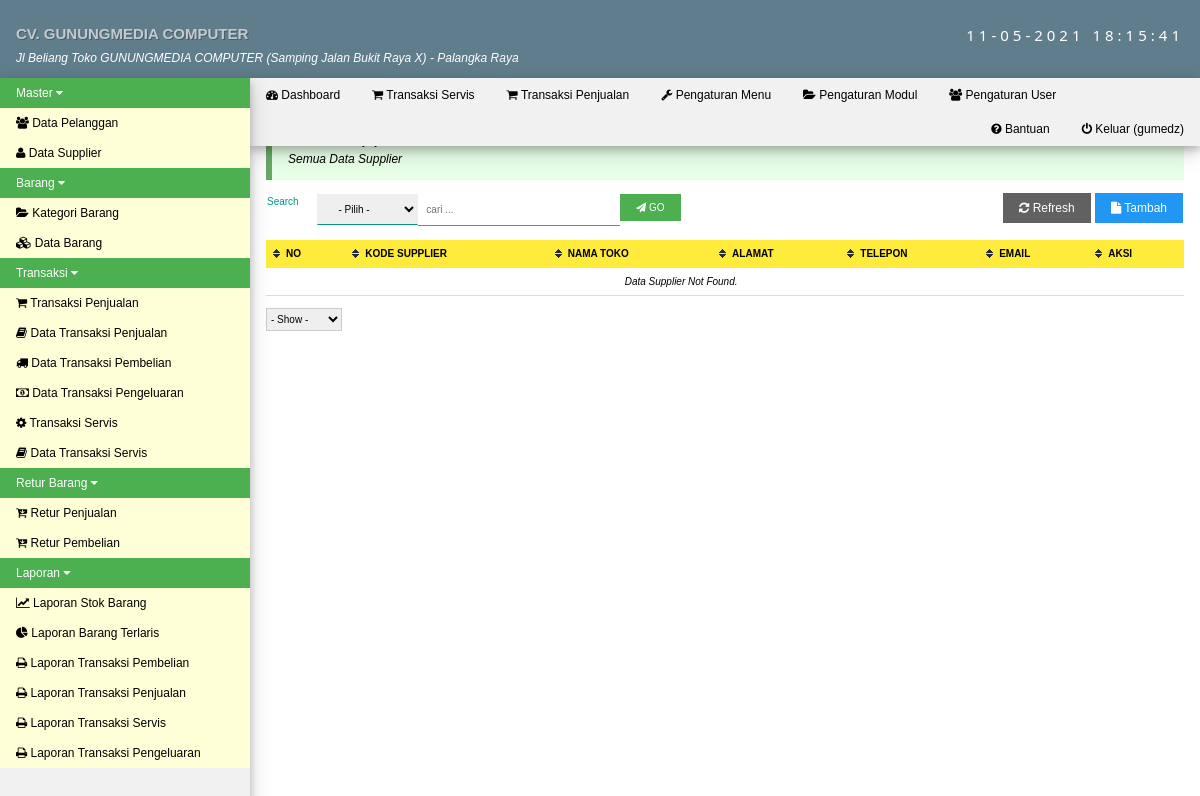
The page /med.php?mod=supplier (signed in) on the database its author committed.
### tables this page shows
CREATE TABLE `menu` (
  `id_menu` int(11) NOT NULL,
  `nama_menu` varchar(50) NOT NULL,
  `posisi` int(11) NOT NULL
);

CREATE TABLE `modul` (
  `id_modul` int(11) NOT NULL,
  `id_menu` int(11) NOT NULL,
  `nama_modul` varchar(150) NOT NULL,
  `link_menu` text NOT NULL,
  `posisi` int(11) NOT NULL,
  `icon_menu` varchar(150) NOT NULL
);

### med.php (the view, shortened to what this page needs)
<!DOCTYPE html>
<html>
<head>
    <link rel="stylesheet" href="css/w3.css">
    <link rel="stylesheet" href="css/font-awesome.min.css">
    <link rel="stylesheet" href="js/jquery-ui/jquery-ui.css">
    <link rel="stylesheet" type="text/css" href="css/pace.css">
</head>
<body>
<div class="w3-top">
<div class="w3-row w3-blue-grey w3-padding">
  <div class="w3-half" style="margin:15px 0 2px 0;"><b class='w3-text-shadow w3-text-bold w3-opacity'>CV. GUNUNGMEDIA COMPUTER</b><br><i style="font-size:12px;">Jl Beliang Toko GUNUNGMEDIA COMPUTER (Samping Jalan Bukit Raya X) - Palangka Raya</i></div>
  <div class="w3-half w3-margin-top w3-wide w3-hide-medium w3-hide-small"><div class="w3-right"><?php echo date('d-m-Y H:i:s'); ?></div></div>
</div>
<nav id="left-nav" class="w3-sidenav w3-small w3-light-grey w3-card-4" style="width:250px;">
  <div id="menuTut" class="myMenu w3-accordion">
    <?php
        $sql_menu = mysql_query("SELECT * FROM menu ORDER BY posisi ASC") or die(mysql_error());
        while ($mn = mysql_fetch_assoc($sql_menu)) {
            echo"<button onclick=\"myFunction('".$mn['id_menu']."')\" class=\"w3-padding-hor-16 w3-btn-block w3-left-align w3-green\"> $mn[nama_menu] <i class=\"fa fa-caret-down\"></i></button>
            <div id=\"$mn[id_menu]\" class=\"w3-accordion-content w3-pale-yellow w3-show\">";
            $sql_sub = mysql_query("SELECT * FROM modul
                WHERE id_menu = '$mn[id_menu]' ORDER BY posisi ASC") or die(mysql_error());
            while ($sm = mysql_fetch_assoc($sql_sub)) {
                echo"<a href=\"$sm[link_menu]\"><i class=\"$sm[icon_menu]\"></i> $sm[nama_modul]</a>";
            }
            echo"</div>";
        }
    ?>
    <br>
    <br>
    <br>
    <br>
    <br>
    <br>
    <br>
  </div>
</nav>
    <div style="margin-left:250px;">
        <ul class="w3-navbar w3-light-grey w3-small w3-card-4">
          <li><a class="w3-hover-black w3-padding-10" href="index.php"><i class="fa fa-dashboard"></i> Dashboard</a></li>
          <li><a class="w3-hover-black w3-padding-10" href="med.php?mod=penjualan"><i class="fa fa-shopping-cart"></i> Transaksi Servis</a></li>
          <li><a class="w3-hover-black w3-padding-10" href="med.php?mod=penjualan"><i class="fa fa-shopping-cart"></i> Transaksi Penjualan</a></li>
          <li><a class="w3-hover-black w3-padding-10" href="med.php?mod=menu"><i class="fa fa-wrench"></i> Pengaturan Menu</a></li>
          <li><a class="w3-hover-black w3-padding-10" href="med.php?mod=modul"><i class="fa fa-folder-open"></i> Pengaturan Modul</a></li>
          <li><a class="w3-hover-black w3-padding-10" href="med.php?mod=user"><i class="fa fa-group"></i> Pengaturan User</a></li>
          <li class="w3-right"><a class="w3-hover-black w3-padding-10" href="logout.php" onclick="return confirm('Yakin ingin keluar');"><i class="fa fa-power-off"></i> Keluar (<?php echo $_SESSION['login_user']; ?>)</a></li>
          <li class="w3-right"><a class="w3-hover-black w3-padding-10" href="med.php?mod=bantuan"><i class="fa fa-question-circle"></i> Bantuan</a></li>
        </ul>
    </div>
</div>
<div style="margin-left:250px;">
    <div id="main" class="w3-container" style="margin-top:110px">
        <br>
    </div>
</div>
</body>
</html>

### css/perfect-scrollbar.css (style rules this page uses)
.ps-container { -ms-touch-action: none; touch-action: none; overflow: hidden !important; -ms-overflow-style: none; }

### med.php (style rules this page uses)
#left-nav { overflow: hidden; }

### rows shown on the page
menu: nama_menu "Master"
modul: nama_modul "Data Pelanggan"
modul: nama_modul "Data Supplier"
menu: nama_menu "Barang"
modul: nama_modul "Kategori Barang"
modul: nama_modul "Data Barang"
menu: nama_menu "Transaksi"
modul: nama_modul "Transaksi Penjualan"
modul: nama_modul "Data Transaksi Penjualan"
modul: nama_modul "Data Transaksi Pembelian"
modul: nama_modul "Data Transaksi Pengeluaran"
modul: nama_modul "Transaksi Servis"
modul: nama_modul "Data Transaksi Servis"
menu: nama_menu "Retur Barang"
modul: nama_modul "Retur Penjualan"
modul: nama_modul "Retur Pembelian"
menu: nama_menu "Laporan"
modul: nama_modul "Laporan Stok Barang"
modul: nama_modul "Laporan Barang Terlaris"
modul: nama_modul "Laporan Transaksi Pembelian"
modul: nama_modul "Laporan Transaksi Penjualan"
modul: nama_modul "Laporan Transaksi Servis"
modul: nama_modul "Laporan Transaksi Pengeluaran"

### other values the page prints
$_SESSION['login_user'] "gumedz"
